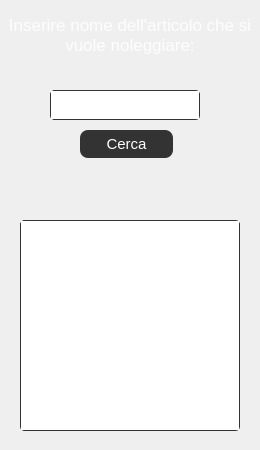
<?xml version="1.0" encoding="UTF-8"?>
<ui version="4.0">
 <class>cercaPerNomeDialog</class>
 <widget class="QDialog" name="cercaPerNomeDialog">
  <property name="geometry">
   <rect>
    <x>0</x>
    <y>0</y>
    <width>260</width>
    <height>450</height>
   </rect>
  </property>
  <property name="windowTitle">
   <string>LibreriaDigitale</string>
  </property>
  <widget class="QPushButton" name="cercaTitoloButton">
   <property name="geometry">
    <rect>
     <x>80</x>
     <y>130</y>
     <width>93</width>
     <height>28</height>
    </rect>
   </property>
   <property name="styleSheet">
    <string notr="true">*{
border-radius: 8px;
background-color:#333333; 
border: none;
color: white;
padding: 2px;
text-align: center;
font-size: 15px;
font-family: &quot;Garamond&quot;;
}

:hover {
background-color: #676767;
}

:pressed{
border: 1px solid #E0E2E2;
}</string>
   </property>
   <property name="text">
    <string>Cerca</string>
   </property>
  </widget>
  <widget class="QPlainTextEdit" name="cercaTitoloEdit">
   <property name="geometry">
    <rect>
     <x>20</x>
     <y>220</y>
     <width>220</width>
     <height>211</height>
    </rect>
   </property>
   <property name="styleSheet">
    <string notr="true">*{
color: #fdfdff;
border: 1px solid #333333;
font-family: &quot;Garamond&quot;;
border-radius: 4px;
font-size: 10pt;
}</string>
   </property>
   <property name="readOnly">
    <bool>true</bool>
   </property>
  </widget>
  <widget class="QPlainTextEdit" name="cercaTitoloTextEdit">
   <property name="geometry">
    <rect>
     <x>50</x>
     <y>90</y>
     <width>150</width>
     <height>30</height>
    </rect>
   </property>
   <property name="styleSheet">
    <string notr="true">*{
color: #fdfdff;
border: 1px solid #333333;
font-family: &quot;Garamond&quot;;
border-radius: 4px;
font-size: 12pt;
}</string>
   </property>
   <property name="verticalScrollBarPolicy">
    <enum>Qt::ScrollBarAlwaysOff</enum>
   </property>
  </widget>
  <widget class="QLabel" name="cercaTitololabel">
   <property name="geometry">
    <rect>
     <x>0</x>
     <y>10</y>
     <width>260</width>
     <height>51</height>
    </rect>
   </property>
   <property name="styleSheet">
    <string notr="true">*{
color: #fdfdff;
font-family: &quot;Garamond&quot;;
font-size: 13pt;
}</string>
   </property>
   <property name="text">
    <string>&lt;html&gt;&lt;head/&gt;&lt;body&gt;&lt;p&gt;&lt;span style=&quot; color:#fdfdff;&quot;&gt;Inserire nome dell'articolo che si vuole noleggiare:&lt;/span&gt;&lt;/p&gt;&lt;/body&gt;&lt;/html&gt;</string>
   </property>
   <property name="alignment">
    <set>Qt::AlignCenter</set>
   </property>
   <property name="wordWrap">
    <bool>true</bool>
   </property>
  </widget>
  <widget class="QLabel" name="cercaTitoloErrorLabel">
   <property name="geometry">
    <rect>
     <x>0</x>
     <y>170</y>
     <width>260</width>
     <height>41</height>
    </rect>
   </property>
   <property name="text">
    <string/>
   </property>
   <property name="alignment">
    <set>Qt::AlignCenter</set>
   </property>
   <property name="wordWrap">
    <bool>true</bool>
   </property>
  </widget>
 </widget>
 <resources/>
 <connections/>
</ui>
